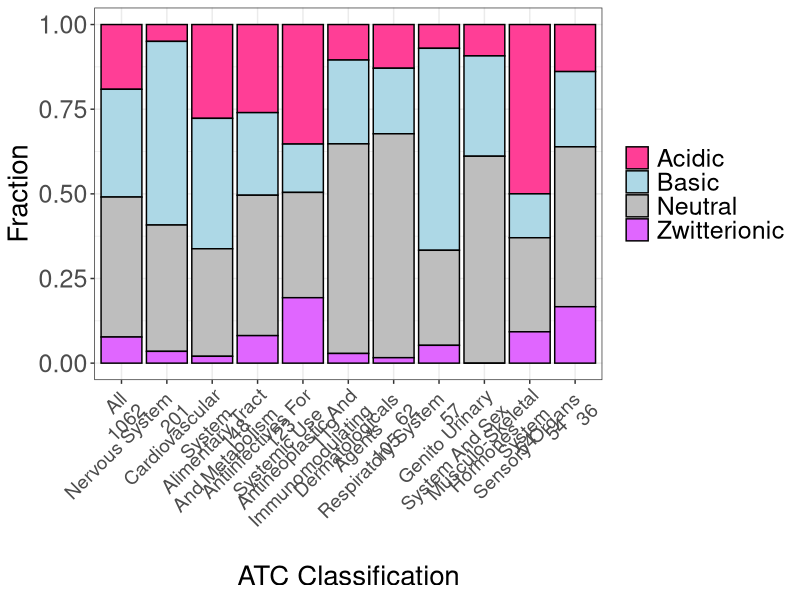

Source code (R):
library(reshape2)
library(ggplot2)
wordwrap<-function(x,len) paste(strwrap(x,width=len),collapse="\n")

d = read.csv("drugbank_atc.csv",header=TRUE)
d$ATC = sapply(d$ATC,wordwrap,len=20)
dd = d
dd = d[order(d$NUM,decreasing=TRUE),][,-2]
dd[,1] = paste(d[,1],"\n",as.character(d[,2]))
names(dd) = c("ATC","Acidic","Basic","Neutral","Zwitterionic")
aa = melt(dd)
aa$ATC = factor(aa$ATC,levels=dd$ATC)

g = ggplot(aa,aes(x=ATC,y=value,fill=variable)) 
g = g + geom_bar(stat="identity",colour="black") 
g = g + ylab("Fraction") 
g = g + scale_fill_manual(values=c("violetred1","lightblue","grey","mediumorchid1")) 
g = g + theme_bw() 
g = g + theme(legend.title=element_blank()) 
g = g + xlab("ATC Classification") 
g = g + theme(plot.title=element_blank())
g = g + theme(axis.title.x = element_text(size=20),axis.text.x = element_text(size=16))
g = g + theme(axis.title.y = element_text(size=20),axis.text.y = element_text(size=16))
g = g + theme(legend.title=element_blank())
g = g + theme(axis.text.x = element_text(size=14,angle=45,hjust=1),axis.text.y = element_text(size=18)) + labs(title="ATC Classification")
g = g + theme(legend.text = element_text(size=18))
